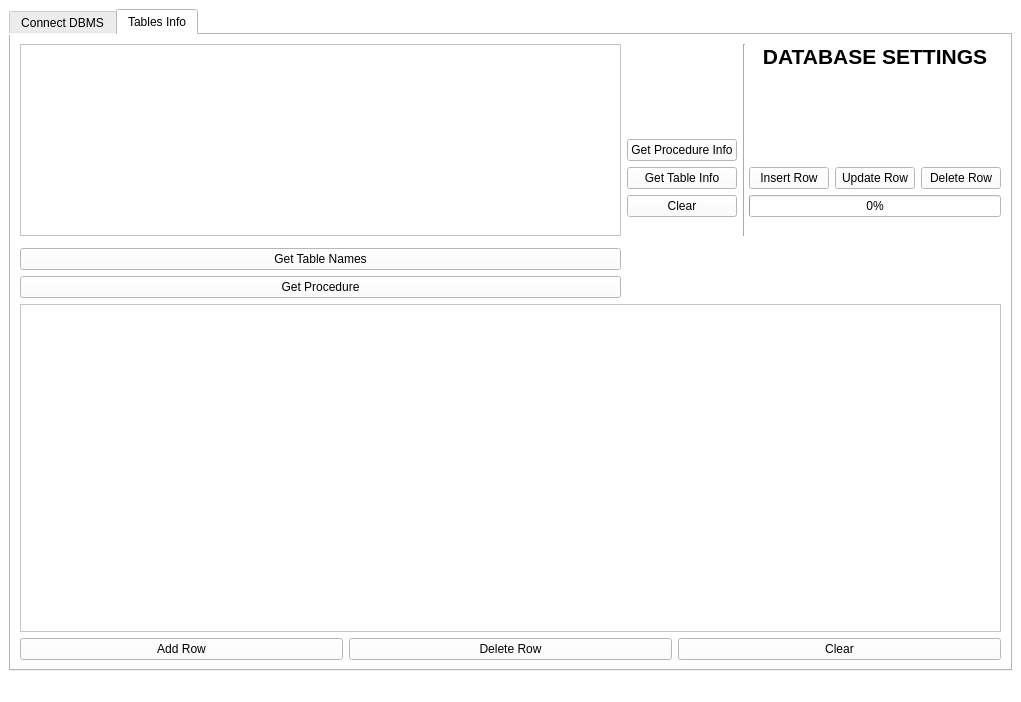
<?xml version="1.0" encoding="UTF-8"?>
<ui version="4.0">
 <class>KFAUManagementSystem</class>
 <widget class="QMainWindow" name="KFAUManagementSystem">
  <property name="enabled">
   <bool>true</bool>
  </property>
  <property name="geometry">
   <rect>
    <x>0</x>
    <y>0</y>
    <width>1021</width>
    <height>702</height>
   </rect>
  </property>
  <property name="windowTitle">
   <string>KFAU Management System</string>
  </property>
  <property name="windowIcon">
   <iconset>
    <normaloff>kgtü.png</normaloff>kgtü.png</iconset>
  </property>
  <property name="autoFillBackground">
   <bool>false</bool>
  </property>
  <property name="styleSheet">
   <string notr="true">background-color: rgb(255, 255, 255);
font: 12pt &quot;Times New Roman&quot;;</string>
  </property>
  <widget class="QWidget" name="centralwidget">
   <layout class="QGridLayout" name="gridLayout_3">
    <item row="0" column="0">
     <widget class="QTabWidget" name="tabWidget">
      <property name="sizePolicy">
       <sizepolicy hsizetype="Expanding" vsizetype="Expanding">
        <horstretch>0</horstretch>
        <verstretch>0</verstretch>
       </sizepolicy>
      </property>
      <property name="autoFillBackground">
       <bool>false</bool>
      </property>
      <property name="currentIndex">
       <number>1</number>
      </property>
      <widget class="QWidget" name="connectDBMSTab">
       <attribute name="title">
        <string>Connect DBMS</string>
       </attribute>
       <layout class="QGridLayout" name="gridLayout_2">
        <item row="0" column="0">
         <layout class="QGridLayout" name="gridLayout">
          <item row="2" column="3">
           <widget class="QLineEdit" name="databaseNameInput"/>
          </item>
          <item row="3" column="3">
           <widget class="QPushButton" name="connectButton">
            <property name="text">
             <string>Connect</string>
            </property>
           </widget>
          </item>
          <item row="4" column="3">
           <widget class="QPushButton" name="disconnectButton">
            <property name="text">
             <string>Disconnect</string>
            </property>
           </widget>
          </item>
          <item row="0" column="0" colspan="4">
           <widget class="QLabel" name="label">
            <property name="text">
             <string>&lt;html&gt;&lt;head/&gt;&lt;body&gt;&lt;p align=&quot;center&quot;&gt;&lt;span style=&quot; font-size:18pt; font-weight:600;&quot;&gt;CONNECT DATABASE&lt;/span&gt;&lt;/p&gt;&lt;/body&gt;&lt;/html&gt;</string>
            </property>
           </widget>
          </item>
          <item row="1" column="3">
           <widget class="QLineEdit" name="serverNameInput"/>
          </item>
          <item row="1" column="0">
           <widget class="QLabel" name="label_2">
            <property name="text">
             <string>Server Name: </string>
            </property>
           </widget>
          </item>
          <item row="2" column="0">
           <widget class="QLabel" name="label_3">
            <property name="text">
             <string>Database Name:</string>
            </property>
           </widget>
          </item>
         </layout>
        </item>
       </layout>
      </widget>
      <widget class="QWidget" name="tableInfoTab">
       <attribute name="title">
        <string>Tables Info</string>
       </attribute>
       <layout class="QGridLayout" name="gridLayout_5">
        <item row="5" column="1">
         <widget class="QPushButton" name="deleteRow">
          <property name="text">
           <string>Delete Row</string>
          </property>
         </widget>
        </item>
        <item row="5" column="0">
         <widget class="QPushButton" name="addRow">
          <property name="text">
           <string>Add Row</string>
          </property>
         </widget>
        </item>
        <item row="4" column="0" colspan="3">
         <widget class="QTableWidget" name="selectedTableInfo"/>
        </item>
        <item row="1" column="0" colspan="3">
         <layout class="QGridLayout" name="gridLayout_4">
          <item row="2" column="0" rowspan="8">
           <widget class="QListWidget" name="listTable"/>
          </item>
          <item row="12" column="0">
           <widget class="QPushButton" name="pushButton">
            <property name="text">
             <string>Get Procedure</string>
            </property>
           </widget>
          </item>
          <item row="7" column="6">
           <widget class="QPushButton" name="DeleteRowButton">
            <property name="text">
             <string>Delete Row</string>
            </property>
           </widget>
          </item>
          <item row="8" column="4" colspan="3">
           <widget class="QProgressBar" name="progressBar">
            <property name="enabled">
             <bool>true</bool>
            </property>
            <property name="contextMenuPolicy">
             <enum>Qt::PreventContextMenu</enum>
            </property>
            <property name="inputMethodHints">
             <set>Qt::ImhNone</set>
            </property>
            <property name="value">
             <number>0</number>
            </property>
            <property name="textVisible">
             <bool>true</bool>
            </property>
            <property name="orientation">
             <enum>Qt::Horizontal</enum>
            </property>
           </widget>
          </item>
          <item row="2" column="2" rowspan="4">
           <spacer name="verticalSpacer">
            <property name="orientation">
             <enum>Qt::Vertical</enum>
            </property>
            <property name="sizeHint" stdset="0">
             <size>
              <width>20</width>
              <height>40</height>
             </size>
            </property>
           </spacer>
          </item>
          <item row="7" column="5">
           <widget class="QPushButton" name="updateRowButton">
            <property name="text">
             <string>Update Row</string>
            </property>
           </widget>
          </item>
          <item row="3" column="4" colspan="3">
           <spacer name="horizontalSpacer_2">
            <property name="orientation">
             <enum>Qt::Horizontal</enum>
            </property>
            <property name="sizeHint" stdset="0">
             <size>
              <width>40</width>
              <height>20</height>
             </size>
            </property>
           </spacer>
          </item>
          <item row="9" column="2" rowspan="4">
           <spacer name="verticalSpacer_2">
            <property name="orientation">
             <enum>Qt::Vertical</enum>
            </property>
            <property name="sizeHint" stdset="0">
             <size>
              <width>20</width>
              <height>40</height>
             </size>
            </property>
           </spacer>
          </item>
          <item row="7" column="2">
           <widget class="QPushButton" name="getTableInfo">
            <property name="text">
             <string>Get Table Info</string>
            </property>
           </widget>
          </item>
          <item row="2" column="3" rowspan="8" colspan="2">
           <widget class="Line" name="line">
            <property name="orientation">
             <enum>Qt::Vertical</enum>
            </property>
           </widget>
          </item>
          <item row="8" column="2">
           <widget class="QPushButton" name="clearListWidget">
            <property name="text">
             <string>Clear</string>
            </property>
           </widget>
          </item>
          <item row="2" column="4" colspan="3">
           <widget class="QLabel" name="label_4">
            <property name="text">
             <string>&lt;html&gt;&lt;head/&gt;&lt;body&gt;&lt;p align=&quot;center&quot;&gt;&lt;span style=&quot; font-size:16pt; font-weight:600;&quot;&gt;DATABASE SETTINGS&lt;/span&gt;&lt;/p&gt;&lt;/body&gt;&lt;/html&gt;</string>
            </property>
           </widget>
          </item>
          <item row="11" column="0">
           <widget class="QPushButton" name="getTable">
            <property name="text">
             <string>Get Table Names</string>
            </property>
           </widget>
          </item>
          <item row="7" column="4">
           <widget class="QPushButton" name="insertRowButton">
            <property name="text">
             <string>Insert Row</string>
            </property>
           </widget>
          </item>
          <item row="9" column="4" rowspan="3" colspan="3">
           <widget class="QLabel" name="progressLabel">
            <property name="text">
             <string>&lt;html&gt;&lt;head/&gt;&lt;body&gt;&lt;p&gt;&lt;br/&gt;&lt;/p&gt;&lt;/body&gt;&lt;/html&gt;</string>
            </property>
           </widget>
          </item>
          <item row="6" column="2">
           <widget class="QPushButton" name="getProcedureInfo">
            <property name="text">
             <string>Get Procedure Info</string>
            </property>
           </widget>
          </item>
         </layout>
        </item>
        <item row="5" column="2">
         <widget class="QPushButton" name="clearTable">
          <property name="text">
           <string>Clear</string>
          </property>
         </widget>
        </item>
       </layout>
      </widget>
     </widget>
    </item>
   </layout>
  </widget>
  <widget class="QMenuBar" name="menubar">
   <property name="geometry">
    <rect>
     <x>0</x>
     <y>0</y>
     <width>1021</width>
     <height>28</height>
    </rect>
   </property>
  </widget>
  <widget class="QStatusBar" name="statusbar"/>
 </widget>
 <resources>
  <include location="db.qrc"/>
 </resources>
 <connections/>
</ui>
